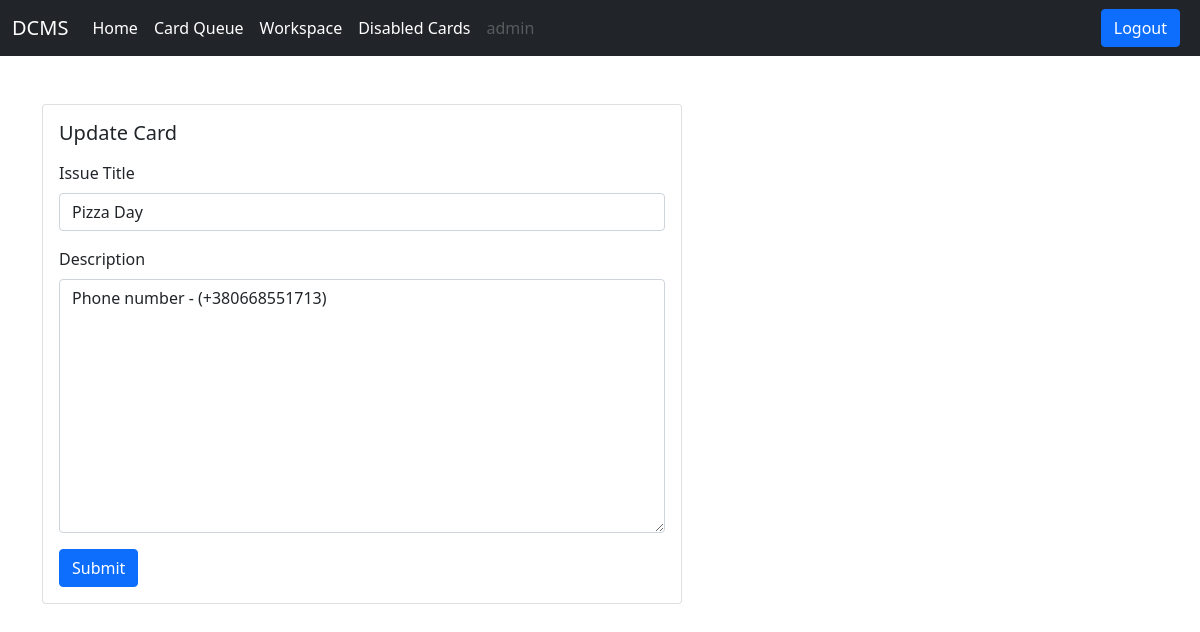
Screenshot of /card/update-card/4/ (signed in) with the database file from the repository.
### users/models.py (models this page shows, shortened)
class User(AbstractUser):
    is_customer = models.BooleanField(default=False)
    is_engineer = models.BooleanField(default=False)

### card/models.py (models this page shows)
class Card(models.Model):
    status_choices = (
        ('Active', 'Active'),
        ('Disable', 'Disable'),
        ('Pending', 'Pending')
    )
    card_number = models.UUIDField(default=uuid.uuid4)
    title = models.CharField(max_length=100)
    description = models.TextField()
    created_by = models.ForeignKey(User, models.CASCADE, related_name='created_by')
    date_created = models.DateTimeField(auto_now_add=True)
    assigned_to = models.ForeignKey(User, models.DO_NOTHING, null=True, blank=True)
    is_resolved = models.BooleanField(default=False)
    accepted_date = models.DateTimeField(null=True, blank=True)
    closed_date = models.DateTimeField(null=True, blank=True)
    card_status = models.CharField(max_length=15, choices=status_choices)

### card/views.py (the view)
# urls.py: path('update-card/<int:pk>/', views.update_card, name='update-card'),
def update_card(request, pk):
    card = Card.objects.get(pk=pk)
    if request.method == 'POST':
        form = UpdateCardForm(request.POST, instance=card)
        if form.is_valid():
            form.save()
            messages.info(request, 'Your card info has been updated and all changes are saved in the Database.')
            return redirect('dashboard')
        else:
            messages.warning(request, 'Something went wrong. Please check form input')
    else:
        form = UpdateCardForm(instance=card)
        context = {'form':form}
        return render(request, 'card/update_card.html', context)

### card/form.py
class UpdateCardForm(forms.ModelForm):
    class Meta:
        model = Card
        fields = ['title', 'description']

### templates/card/update_card.html (shortened to what this page needs)
{% extends 'base.html' %}
{% load widget_tweaks %}
{% block content %}
    <div class="row">
        <div class="col-md-6">
           <div class="card mx-auto" style="width: 40rem;">
               <div class="card-body">
                   <h5 class="card-title mb-3">Update Card</h5>
                   <form method="post">
                       <div class="mb-3">
                           <label for="exampleInputEmail1" class="form-label">Issue Title</label>
                           {% render_field form.title class="form-control "%}
                       </div>
                       <div class="mb-3">
                           <label for="exampleInputPassword1" class="form-label">Description</label>
                           {% render_field form.description class="form-control "%}
                       </div>
                       <button class="btn btn-primary">Submit</button>
                   </form>
               </div>
           </div>
        </div>
    </div>
{% endblock content %}

### templates/base.html (shortened to what this page needs)
<!DOCTYPE html>
<html lang="en">
<head>
    <link href="https://cdn.jsdelivr.net/npm/bootstrap@5.0.2/dist/css/bootstrap.min.css" rel="stylesheet"
>
</head>
<body>
    {% if request.user.is_customer %}
    <nav class="navbar navbar-expand-lg navbar-dark bg-dark">
         <div class="container-fluid">
             <a class="navbar-brand" href="/">DCMS</a>
             <div class="collapse navbar-collapse" id="navbarSupportedContent">
                 <ul class="navbar-nav me-auto mb-2 mb-lg-0">
                     <li class="nav-item">
                         <a class="nav-link active" aria-current="page" href="/">Home</a>
                     </li>
                     <li class="nav-item">
                         <a class="nav-link active" href="{% url 'create-card' %}">Create Card</a>
                     </li>
                     <li class="nav-item">
                         <a class="nav-link active" href="{% url 'all-cards' %}">View Card</a>
                     </li>
                     <li class="nav-item">
                         <a class="nav-link disabled" href="#" tabindex="-1" aria-disabled="true">{{ request.user.username }}</a>
                     </li>
                 </ul>
                 <a href="{% url 'logout' %}" class="btn btn-primary me-2">Logout</a>
             </div>
         </div>
    </nav>
    {% elif request.user.is_engineer%}
        <nav class="navbar navbar-expand-lg navbar-dark bg-dark">
         <div class="container-fluid">
             <a class="navbar-brand" href="/">DCMS</a>
             <div class="collapse navbar-collapse" id="navbarSupportedContent">
                 <ul class="navbar-nav me-auto mb-2 mb-lg-0">
                     <li class="nav-item">
                         <a class="nav-link active" aria-current="page" href="/">Home</a>
                     </li>
                     <li class="nav-item">
                         <a class="nav-link active" href="{% url 'card-queue' %}">Card Queue</a>
                     </li>
                     <li class="nav-item">
                         <a class="nav-link active" href="{% url 'workspace' %}">Workspace</a>
                     </li>
                     <li class="nav-item">
                         <a class="nav-link active" href="{% url 'all-disabled-cards' %}">Disabled Cards</a>
                     <li class="nav-item">
                         <a class="nav-link disabled" href="#" tabindex="-1" aria-disabled="true">{{ request.user.username }}</a>
                     </li>
                 </ul>
                 <a href="{% url 'logout' %}" class="btn btn-primary me-2">Logout</a>
             </div>
         </div>
    </nav>
    {% endif %}
    <div class="container mt-5">
        {% block content %}
        {% endblock content %}
    </div>
</body>
</html>

### rows the page displays
User: user.username "admin"
Card: title "Pizza Day", description "Phone number - (+380668551713)"
